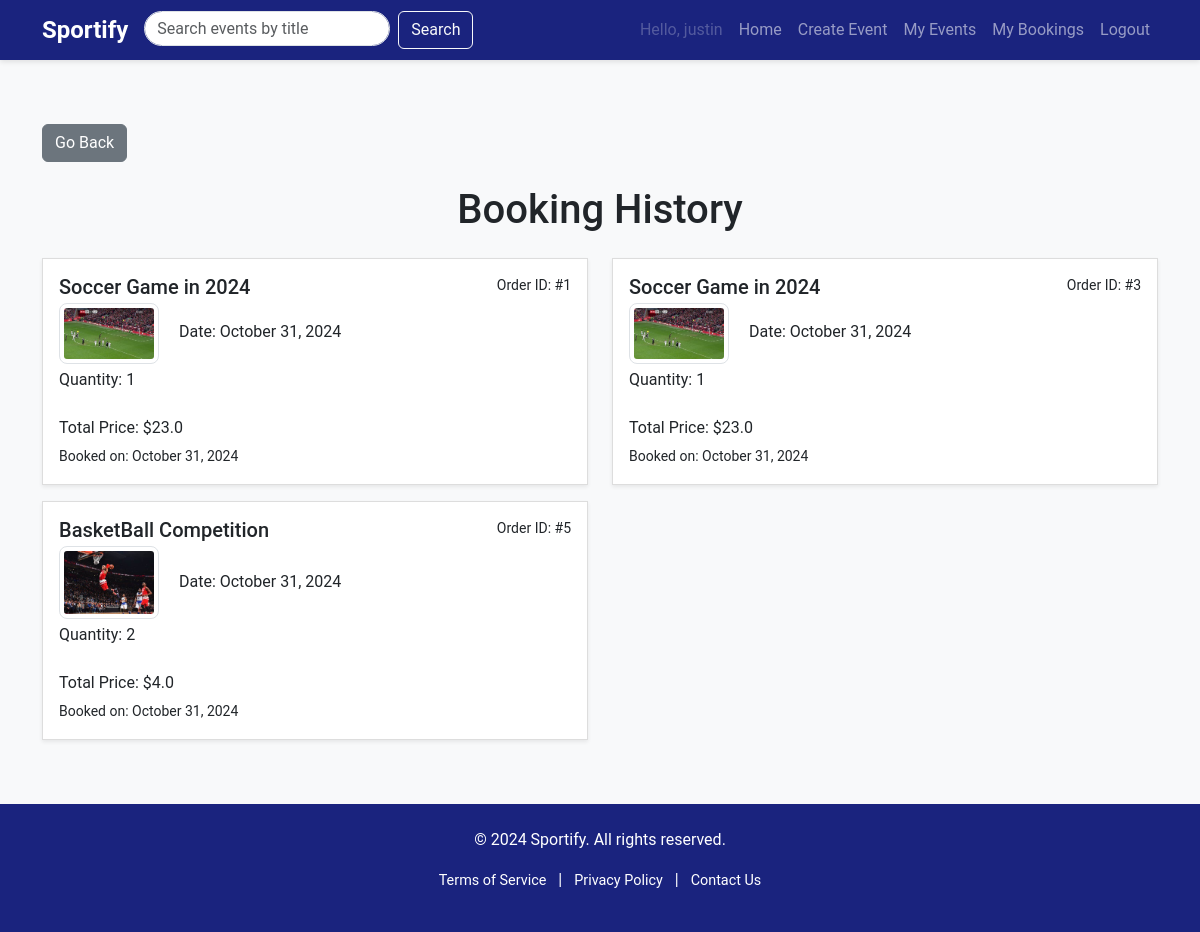
Before: /event/booking_history (signed in) with the older database file.
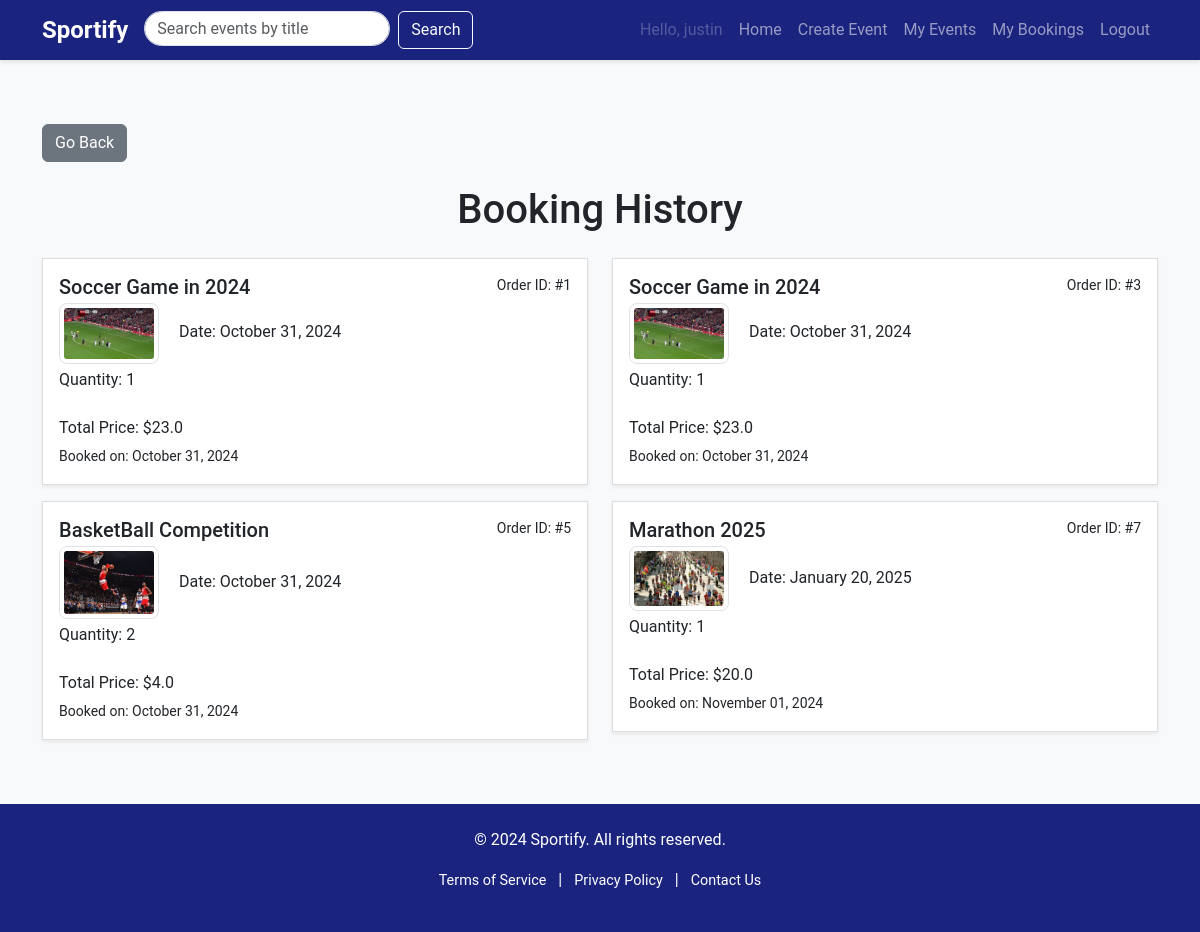
After: the same page with the newer database file.
### website/models.py (models this page shows, shortened)
class User(db.Model, UserMixin):
    __tablename__ = 'users'
    id = db.Column(db.Integer, primary_key=True)
    username = db.Column(db.String(100), index=True, unique=True, nullable=False)
    firstname = db.Column(db.String(100), index=True, nullable=False)
    lastname = db.Column(db.String(100), index=True, nullable=False)
    emailid = db.Column(db.String(100), index=True, nullable=False)
    password_hash = db.Column(db.String(255), nullable=False)
    contact = db.Column(db.String(255), nullable=False)
    address = db.Column(db.String(150), nullable=False)
    comments = db.relationship('Comment', backref='user', lazy=True)
    order = db.relationship('Order', backref='user', lazy=True)

class Order(db.Model):
    __tablename__ = 'orders'
    id = db.Column(db.Integer, primary_key=True)
    quantity = db.Column(db.Integer, nullable = False)
    total_price = db.Column(db.Float, nullable = False)
    booked_date = db.Column(db.DateTime, default=datetime.now(), nullable=False)
    user_id = db.Column(db.Integer, db.ForeignKey("users.id"), nullable=False)
    event_id = db.Column(db.Integer, db.ForeignKey("events.id"), nullable=False)

class Event(db.Model):
    __tablename__ = 'events'
    id = db.Column(db.Integer, primary_key=True)
    name = db.Column(db.String(80), nullable=False)
    description = db.Column(db.Text, nullable=False)
    image = db.Column(db.String(150), nullable=False)  # Store path to the image
    price = db.Column(db.Integer, nullable=False)
    location = db.Column(db.String(150), nullable=False)
    datetime = db.Column(db.DateTime, nullable=False)
    capacity = db.Column(db.Integer, nullable=False)
    category = db.Column(db.String(50), nullable=False)
    status = db.Column(
        Enum(
            'Open', 'Inactive', 'Cancelled','Sold out', name='status of event'
        ),
        default='Open',
        nullable=False)
    user_id = db.Column(db.Integer, db.ForeignKey('users.id'), nullable=False)
    comments = db.relationship('Comment', backref='event', lazy=True)
    order = db.relationship('Order', backref='event', lazy=True)

### website/event.py (the view)
@eventbp.route('/booking_history')
@login_required
def booking_history():
    bookings = db.session.query(Order).filter_by(user_id=current_user.id).all()
    return render_template('event/booking-history.html', bookings=bookings)

### website/templates/event/booking-history.html (shortened to what this page needs)
{% extends "base.html" %}
{% block content %}
<main class="container my-5">
  <a href="{{ request.args.get('next') or url_for('main.index') }}" class="btn btn-secondary mt-3 mb-4">Go Back</a>
  <h1 class="text-center mb-4">Booking History</h1>
  <div class="row">
    {% if bookings %}
      {% for booking in bookings %}
        <div class="col-md-6">
          <div class="list-group-item mb-3 p-3 shadow-sm">
            <div class="d-flex w-100 justify-content-between">
              <h5 class="mb-1">{{ booking.event.name }}</h5>
              <small>Order ID: #{{ booking.id }}</small>
            </div>
            <p class="mb-1">
              <img src="{{ booking.event.image }}" alt="{{ booking.event.name }}" class="img-thumbnail me-3" width="100">
              Date: {{ booking.event.datetime.strftime('%B %d, %Y') }}
            </p>
            <p class="mb-1">
              Quantity: {{ booking.quantity}}
              <br>
              Total Price: ${{ booking.total_price }}
            </p>
            <small>Booked on: {{ booking.booked_date.strftime('%B %d, %Y') }}</small>
          </div>
        </div>
      {% endfor %}
    {% else %}
      <p class="text-center">No bookings found.</p>
    {% endif %}
  </div>
</main>
{% endblock %}

### website/templates/base.html (shortened to what this page needs)
<!DOCTYPE html>
<html lang="en">
<head>
    <link href="https://cdn.jsdelivr.net/npm/bootstrap@5.3.2/dist/css/bootstrap.min.css" rel="stylesheet">
    <link rel="stylesheet" href="{{ url_for('static', filename='style/main.css') }}">
</head>
<body>
    <header>
        <nav class="navbar navbar-expand-lg navbar-dark bg-primary">
            <div class="container">
                <a class="navbar-brand" href="{{ url_for('main.index') }}">Sportify</a>
                <form action="{{ url_for('event.search') }}" method="GET" class="d-flex ms-auto me-3">
                    <input class="form-control me-2" type="search" name="query" placeholder="Search events by title" aria-label="Search">
                    <button class="btn btn-outline-light" type="submit">Search</button>
                </form>
                <div class="collapse navbar-collapse" id="navbarNav">
                    <ul class="navbar-nav ms-auto">
                        {% if current_user.is_authenticated %}
                            <li class="nav-item"><a class="nav-link disabled" href="#">Hello, {{ current_user.username }}</a></li>
                            <li class="nav-item"><a class="nav-link" href="{{ url_for('main.index') }}">Home</a></li>
                            <li class="nav-item"><a class="nav-link" href="{{ url_for('event.create') }}">Create Event</a></li>
                            <li class="nav-item"><a class="nav-link" href="{{ url_for('event.my_events') }}">My Events</a></li>
                            <li class="nav-item"><a class="nav-link" href="{{ url_for('event.booking_history') }}">My Bookings</a></li>
                            <li class="nav-item"><a class="nav-link" href="{{ url_for('auth.logout') }}">Logout</a></li>
                        {% else %}
                            <li class="nav-item"><a class="nav-link" href="{{ url_for('auth.login') }}">Log in</a></li>
                        {% endif %}
                    </ul>
                </div>
            </div>
        </nav>
    </header>
    {% block content %}{% endblock %}
    <footer class="footer text-center py-4">
        <div class="container">
            <p>&copy; 2024 Sportify. All rights reserved.</p>
            <p>
                <a href="#" class="text-white">Terms of Service</a> |
                <a href="#" class="text-white">Privacy Policy</a> |
                <a href="#" class="text-white">Contact Us</a>
            </p>
        </div>
    </footer>
</body>
</html>

### website/static/style/main.css (style rules this page uses)
body { font-family: 'Roboto', sans-serif; background-color: #f8f9fa; }
.navbar { background-color: #1a237e !important; box-shadow: 0 2px 5px rgba(0, 0, 0, 0.1); height: 60px; }
.navbar-brand { font-weight: 700; font-size: 1.5rem; }
.navbar .form-control { border-radius: 20px; height: 35px; }
.footer { background-color: #1a237e; color: white; text-align: center; padding: 1rem; }
.footer a { color: white; text-decoration: none; padding: 0 8px; font-size: 0.9rem; }
.list-group-item { border: 1px solid #ddd; border-radius: 0.5rem; margin-bottom: 1rem; background-color: #ffffff; box-shadow: 0 4px 8px rgba(0, 0, 0, 0.1); }
.list-group-item img { border-radius: 0.5rem; }
.footer a { color: white; text-decoration: none; }

Changed rows visible on the page:
added Order: event.name "Marathon 2025", id "7", event.image (picture), event.datetime "January 20, 2025", quantity "1", total_price "20.0", booked_date "November 01, 2024"
